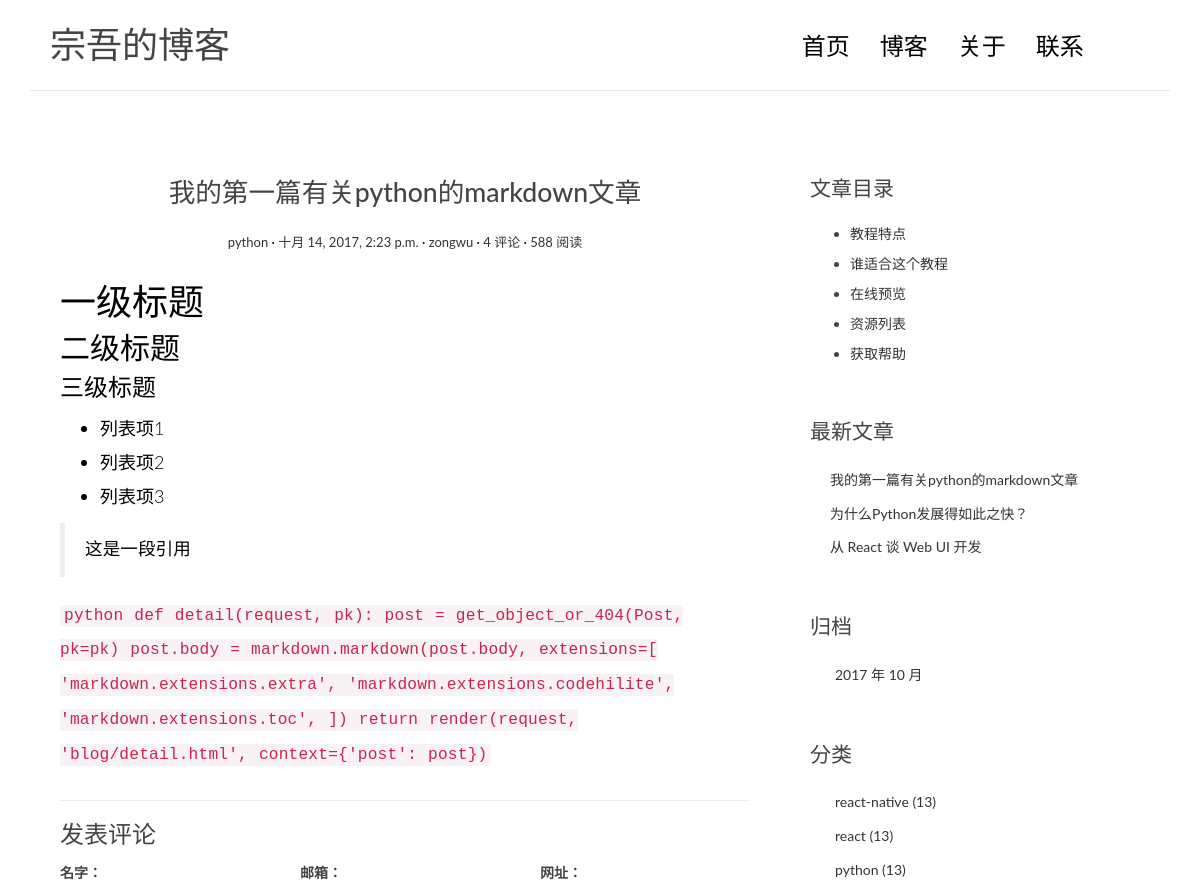
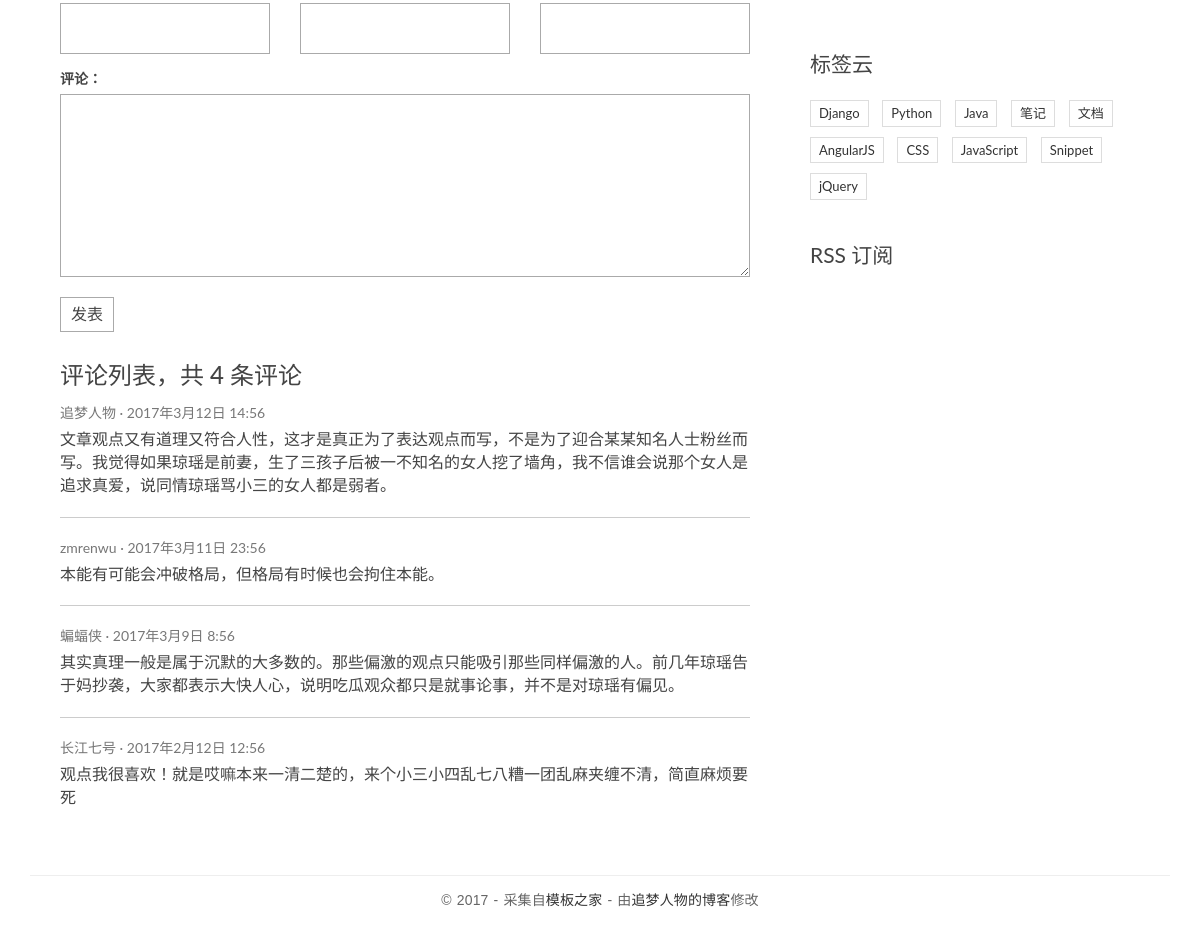
Page /post/6/ on the committed database (2 pictures, top to bottom).
### blog/models.py (models this page shows, shortened)
class Post(models.Model):
	title = models.CharField(max_length=100)
	body = models.TextField()
	create_time = models.DateTimeField()
	modified_time = models.DateTimeField()
	excerpt = models.CharField(max_length=200, blank=True)
	category = models.ForeignKey(Category)
	tag = models.ManyToManyField(Tag, blank=True)
	author = models.ForeignKey(User)
	def get_absolute_url(self):
		return reverse('blog:detail', kwargs={'pk': self.pk})

class Category(models.Model):
	name = models.CharField(max_length=100)
	def __str__(self):
		return self.name

### blog/views.py (the view)
# urls.py: url(r'^post/(?P<pk>[0-9]+)/$', views.detail, name='detail'),
def detail(request, pk):
	post = get_object_or_404(Post, pk=pk)
	post.body = markdown.markdown(post.body, extensions=[
			'markdown.extensions.extra',
			'markdown.extensions.codehilite',
			'markdown.extensions.toc',
		])
	return render(request, 'blog/detail.html', context={'post': post})

### blog/templatetags/blog_tags.py (called while the page is built)
@register.simple_tag
def get_recent_posts(num=5):
	return Post.objects.all().order_by('-create_time')[:num]

@register.simple_tag
def archives():
	return Post.objects.dates('create_time', 'month', order='DESC')

@register.simple_tag
def get_categories():
	return Category.objects.all()

### templates/blog/detail.html
{% extends 'base.html' %}
{% block main %}
    <article class="post post-{{ post.pk }}">
        <header class="entry-header">
            <h1 class="entry-title">{{ post.title }}</h1>
            <div class="entry-meta">
                <span class="post-category"><a href="#">{{ post.category }}</a></span>
                <span class="post-date"><a href="#"><time class="entry-date" datetime="{{ post.create_time }}">{{ post.create_time }}</time></a></span>
                <span class="post-author"><a href="#">{{ post.author }}</a></span>
                <span class="comments-link"><a href="#">4 评论</a></span>
                <span class="views-count"><a href="#">588 阅读</a></span>
            </div>
        </header>
        <div class="entry-content clearfix">
            {{ post.body | safe }}
        </div>
    </article>
    <section class="comment-area" id="comment-area">
        <hr>
        <h3>发表评论</h3>
        <form action="#" method="post" class="comment-form">
            <div class="row">
                <div class="col-md-4">
                    <label for="id_name">名字：</label>
                    <input type="text" id="id_name" name="name" required>
                </div>
                <div class="col-md-4">
                    <label for="id_email">邮箱：</label>
                    <input type="email" id="id_email" name="email" required>
                </div>
                <div class="col-md-4">
                    <label for="id_url">网址：</label>
                    <input type="text" id="id_url" name="url">
                </div>
                <div class="col-md-12">
                    <label for="id_comment">评论：</label>
                    <textarea name="comment" id="id_comment" required></textarea>
                    <button type="submit" class="comment-btn">发表</button>
                </div>
            </div>
        </form>
        <div class="comment-list-panel">
            <h3>评论列表，共 <span>4</span> 条评论</h3>
            <ul class="comment-list list-unstyled">
                <li class="comment-item">
                    <span class="nickname">追梦人物</span>
                    <time class="submit-date" datetime="2012-11-09T23:15:57+00:00">2017年3月12日 14:56</time>
                    <div class="text">
                        文章观点又有道理又符合人性，这才是真正为了表达观点而写，不是为了迎合某某知名人士粉丝而写。我觉得如果琼瑶是前妻，生了三孩子后被一不知名的女人挖了墙角，我不信谁会说那个女人是追求真爱，说同情琼瑶骂小三的女人都是弱者。
                    </div>
                </li>
                <li class="comment-item">
                    <span class="nickname">zmrenwu</span>
                    <time class="submit-date" datetime="2012-11-09T23:15:57+00:00">2017年3月11日 23:56</time>
                    <div class="text">
                        本能有可能会冲破格局，但格局有时候也会拘住本能。
                    </div>
                </li>
                <li class="comment-item">
                    <span class="nickname">蝙蝠侠</span>
                    <time class="submit-date" datetime="2012-11-09T23:15:57+00:00">2017年3月9日 8:56</time>
                    <div class="text">
                        其实真理一般是属于沉默的大多数的。那些偏激的观点只能吸引那些同样偏激的人。前几年琼瑶告于妈抄袭，大家都表示大快人心，说明吃瓜观众都只是就事论事，并不是对琼瑶有偏见。
                    </div>
                </li>
                <li class="comment-item">
                    <span class="nickname">长江七号</span>
                    <time class="submit-date" datetime="2012-11-09T23:15:57+00:00">2017年2月12日 12:56</time>
                    <div class="text">
                        观点我很喜欢！就是哎嘛本来一清二楚的，来个小三小四乱七八糟一团乱麻夹缠不清，简直麻烦要死
                    </div>
                </li>
            </ul>
        </div>
    </section>
{% endblock main %}
{% block toc %}
    <div class="widget widget-content">
        <h3 class="widget-title">文章目录</h3>
        <ul>
            <li>
                <a href="#">教程特点</a>
            </li>
            <li>
                <a href="#">谁适合这个教程</a>
            </li>
            <li>
                <a href="#">在线预览</a>
            </li>
            <li>
                <a href="#">资源列表</a>
            </li>
            <li>
                <a href="#">获取帮助</a>
            </li>
        </ul>
    </div>
{% endblock toc %}

### templates/base.html (shortened to what this page needs)
{% load staticfiles %}
{% load blog_tags %}
<!DOCTYPE html>
<html>
<head>
    <link rel="stylesheet" href="{% static 'blog/css/bootstrap.min.css' %}">
    <link rel="stylesheet" href="http://code.ionicframework.com/ionicons/2.0.1/css/ionicons.min.css">
    <link rel="stylesheet" href="{% static 'blog/css/pace.css' %}">
    <link rel="stylesheet" href="{% static 'blog/css/custom.css' %}">
    <link rel="stylesheet" href="{% static 'blog/css/highlights/github.css' %}">
</head>
<body>
<div class="container">
    <header id="site-header">
        <div class="row">
            <div class="col-md-4 col-sm-5 col-xs-8">
                <div class="logo">
                    <h1>宗吾的博客</a></h1>
                </div>
            </div>
            <div class="col-md-8 col-sm-7 col-xs-4">
                <nav class="main-nav" role="navigation">
                    <div class="collapse navbar-collapse" id="bs-example-navbar-collapse-1">
                        <ul class="nav navbar-nav navbar-right">
                            <li class="cl-effect-11"><a href="/" data-hover="首页">首页</a></li>
                            <li class="cl-effect-11"><a href="full-width.html" data-hover="博客">博客</a></li>
                            <li class="cl-effect-11"><a href="about.html" data-hover="关于">关于</a></li>
                            <li class="cl-effect-11"><a href="contact.html" data-hover="联系">联系</a></li>
                        </ul>
                    </div>
                </nav>
            </div>
        </div>
    </header>
</div>
<div class="content-body">
    <div class="container">
        <div class="row">
            <main class="col-md-8">
                {% block main %}
                {% endblock main %}
            </main>
            <aside class="col-md-4">
                {% block toc %}
                {% endblock toc %}
                <div class="widget widget-recent-posts">
                    <h3 class="widget-title">最新文章</h3>
                    {% get_recent_posts as recent_post_list %}
                    <ul>
                        {% for post in recent_post_list %}
                            <li>
                                <a href="{{ post.get_absolute_url }}">{{ post.title }}</a>
                            </li>
                        {% empty %}
                            <li> 暂无文章 </li>
                        {% endfor %}
                    </ul>
                </div>
                <div class="widget widget-archives">
                    <h3 class="widget-title">归档</h3>
                    {% archives as date_list %}
                    <ul>
                        {% for date in date_list %}
                            <li>
                                <a href="{% url 'blog:archives' date.year date.month %}">{{ date.year }} 年 {{ date.month }} 月</a>
                            </li>
                        {% empty %}
                            <li>暂无归档！</li>
                        {% endfor %}
                    </ul>
                </div>
                <div class="widget widget-category">
                    <h3 class="widget-title">分类</h3>
                    {% get_categories as category_list %}
                    <ul>
                        {% for category in category_list %}
                            <li>
                                <a href="{% url 'blog:category' category.pk %}"> {{ category.name }} <span class="post-count">(13)</span></a>
                            </li>
                        {% empty %}
                            <li>暂无分类！</li>
                        {% endfor %}
                    </ul>
                </div>
                <div class="widget widget-tag-cloud">
                    <h3 class="widget-title">标签云</h3>
                    <ul>
                        <li>
                            <a href="#">Django</a>
                        </li>
                        <li>
                            <a href="#">Python</a>
                        </li>
                        <li>
                            <a href="#">Java</a>
                        </li>
                        <li>
                            <a href="#">笔记</a>
                        </li>
                        <li>
                            <a href="#">文档</a>
                        </li>
                        <li>
                            <a href="#">AngularJS</a>
                        </li>
                        <li>
                            <a href="#">CSS</a>
                        </li>
                        <li>
                            <a href="#">JavaScript</a>
                        </li>
                        <li>
                            <a href="#">Snippet</a>
                        </li>
                        <li>
                            <a href="#">jQuery</a>
                        </li>
                    </ul>
                </div>
                <div class="rss">
                    <a href=""> RSS 订阅</a>
                </div>
            </aside>
        </div>
    </div>
</div>
<footer id="site-footer">
    <div class="container">
        <div class="row">
            <div class="col-md-12">
                <p class="copyright">&copy 2017 - 采集自<a href="http://www.cssmoban.com/"
                                                        target="_blank" title="模板之家">模板之家</a>
                    - 由<a href="http://zmrenwu.com/" title="网页模板" target="_blank">追梦人物的博客</a>修改
                </p>
            </div>
        </div>
    </div>
</footer>
</body>
</html>

### blog/static/blog/css/custom.css (style rules this page uses)
* { outline: none; }
h1, h2, h3, h4, h5, h6 { margin-top: 0; }
a { color: #333; }
body { color: #444; font-family: 'Lato', sans-serif; }
p { font-family: 'Ubuntu', sans-serif; font-weight: 400; word-spacing: 1px; letter-spacing: 0.01em; }
#site-header { background-color: #FFF; padding: 25px 20px; margin-bottom: 40px; border-bottom: 1px solid #e7e7e7; }
.logo h1 { margin: 0; font-family: 'Lato', sans-serif; font-weight: 300; }
.main-nav { margin-top: 11px; max-width: 95%; }
.main-nav a { color: #000000 !important; padding: 0 0 5px 0 !important; margin-right: 30px; font-family: 'Lato', sans-serif; font-weight: 300; font-size: 24px; }
.cl-effect-11 a { padding: 10px 0; color: #0972b4; text-shadow: none; }
.cl-effect-11 a::before { position: absolute; top: 0; left: 0; overflow: hidden; padding: 0 0 5px 0 !important; max-width: 0; border-bottom: 1px solid #000; color: #000; content: attr(data-hover); white-space: nowrap; -webkit-transition: max-width 0.5s; -moz-transition: max-width 0.5s; transition: max-width 0.5s; }
.content-body { padding-bottom: 4em; }
.post { background: #fff; padding: 30px 30px 0; }
.entry-title { text-align: center; font-size: 1.9em; margin-bottom: 20px; line-height: 1.6; padding: 10px 20px 0; }
.entry-meta { text-align: center; color: #DDDDDD; font-size: 13px; margin-bottom: 30px; }
.entry-content { font-size: 18px; line-height: 1.9; font-weight: 300; color: #000; }
.post-category::after, .post-date::after, .post-author::after, .comments-link::after { content: ' ·'; color: #000; }
.widget { background: #fff; padding: 30px 0 0; }
.widget-title { font-size: 1.5em; margin-bottom: 20px; line-height: 1.6; padding: 10px 0 0; font-weight: 400; }
.widget-recent-posts ul { padding: 0; margin: 0; padding-left: 20px; }
.widget-recent-posts ul li { list-style-type: none; position: relative; line-height: 170%; margin-bottom: 10px; }
.widget-recent-posts ul li::before { content: '\f3d3'; font-family: "Ionicons"; position: absolute; left: -17px; top: 3px; font-size: 16px; color: #000; }
.widget-archives ul { padding: 0; margin: 0; padding-left: 25px; }
.widget-archives ul li { list-style-type: none; position: relative; line-height: 170%; margin-bottom: 10px; }
.widget-archives ul li::before { content: '\f3f3'; font-family: "Ionicons"; position: absolute; left: -25px; top: 1px; font-size: 16px; color: #000; }
.widget-category ul { padding: 0; margin: 0; padding-left: 25px; }
.widget-category ul li { list-style-type: none; position: relative; line-height: 170%; margin-bottom: 10px; }
.widget-category ul li::before { content: '\f3fe'; font-family: "Ionicons"; position: absolute; left: -25px; top: 1px; font-size: 18px; color: #000; }
.widget-tag-cloud ul { padding: 0; margin: 0; margin-right: -10px; }
.widget-tag-cloud ul li { list-style-type: none; font-size: 13px; display: inline-block; margin-right: 10px; margin-bottom: 10px; padding: 3px 8px; border: 1px solid #ddd; }
.widget-content ul li { margin-bottom: 10px; }
.rss { font-size: 21px; margin-top: 30px; }
.rss a { color: #444; }
#site-footer { padding-top: 10px; padding: 0 0 1.5em 0; }
.copyright { text-align: center; padding-top: 1em; margin: 0; border-top: 1px solid #eee; color: #666; }
.contact-form input, .comment-form input { border: 1px solid #aaa; margin-bottom: 15px; width: 100%; padding: 15px 15px; font-size: 16px; line-height: 100%; transition: 0.4s border-color linear; }
.contact-form textarea, .comment-form textarea { border: 1px solid #aaa; margin-bottom: 15px; width: 100%; padding: 15px 15px; font-size: 16px; line-height: 20px !important; min-height: 183px; transition: 0.4s border-color linear; }
.comment-area { padding: 0 30px 0; }
.comment-form { margin-top: 15px; }
.comment-form .comment-btn { background-color: #fff; border: 1px solid #aaa; font-size: 16px; padding: 5px 10px; }
.comment-list-panel { margin-top: 30px; }
.comment-list { margin-top: 15px; }
.comment-item:not(:last-child) { border-bottom: 1px #ccc solid; margin-bottom: 20px; padding-bottom: 20px; }
.comment-item .nickname, .comment-item .submit-date { color: #777; font-size: 14px; }
.comment-item .nickname:after { content: ' ·'; }
.comment-item .text { padding-top: 5px; font-size: 16px; }

### rows in the picture
Post: title "我的第一篇有关python的markdown文章", category "python", create_time "十月 14, 2017, 2:23 p.m.", author "zongwu", body "一级标题 二级标题 三级标题 列表项1 列表项2 列表项3 这是一段引用 python def detail(request, pk): post = get_object_or_404(Post, pk=pk) post.body = markdown.markdown(post.body, extensions=[ 'markdown.extensions.extra', 'markdown.extensions.codehilite', 'markdown.extensions.toc', ]) return render(request, 'blog/detail.html', context={'post': post}) ​"
Post: title "为什么Python发展得如此之快？"
Post: title "从 React 谈 Web UI 开发"
Category: name "react-native"
Category: name "react"
Category: name "python"

### other values in the picture
{{ date.year }} "2017"
{{ date.month }} "10"
